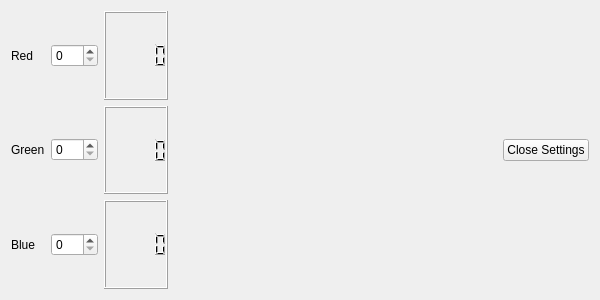
<?xml version="1.0" encoding="UTF-8"?>
<ui version="4.0">
 <class>Settings</class>
 <widget class="QWidget" name="Settings">
  <property name="geometry">
   <rect>
    <x>0</x>
    <y>0</y>
    <width>600</width>
    <height>300</height>
   </rect>
  </property>
  <property name="sizePolicy">
   <sizepolicy hsizetype="Fixed" vsizetype="Fixed">
    <horstretch>0</horstretch>
    <verstretch>0</verstretch>
   </sizepolicy>
  </property>
  <property name="minimumSize">
   <size>
    <width>600</width>
    <height>300</height>
   </size>
  </property>
  <property name="maximumSize">
   <size>
    <width>600</width>
    <height>300</height>
   </size>
  </property>
  <property name="windowTitle">
   <string>Form</string>
  </property>
  <layout class="QHBoxLayout" name="horizontalLayout_4">
   <item>
    <layout class="QVBoxLayout" name="verticalLayout">
     <item>
      <layout class="QHBoxLayout" name="horizontalLayout">
       <item>
        <widget class="QLabel" name="label_red">
         <property name="text">
          <string>Red  </string>
         </property>
        </widget>
       </item>
       <item>
        <widget class="QSpinBox" name="spinBox_red">
         <property name="maximum">
          <number>255</number>
         </property>
        </widget>
       </item>
       <item>
        <widget class="QLCDNumber" name="lcd_red"/>
       </item>
      </layout>
     </item>
     <item>
      <layout class="QHBoxLayout" name="horizontalLayout_2">
       <item>
        <widget class="QLabel" name="label_green">
         <property name="text">
          <string>Green</string>
         </property>
        </widget>
       </item>
       <item>
        <widget class="QSpinBox" name="spinBox_green">
         <property name="maximum">
          <number>255</number>
         </property>
        </widget>
       </item>
       <item>
        <widget class="QLCDNumber" name="lcd_green"/>
       </item>
      </layout>
     </item>
     <item>
      <layout class="QHBoxLayout" name="horizontalLayout_3">
       <item>
        <widget class="QLabel" name="label_blue">
         <property name="text">
          <string>Blue </string>
         </property>
        </widget>
       </item>
       <item>
        <widget class="QSpinBox" name="spinBox_blue">
         <property name="maximum">
          <number>255</number>
         </property>
        </widget>
       </item>
       <item>
        <widget class="QLCDNumber" name="lcd_blue"/>
       </item>
      </layout>
     </item>
    </layout>
   </item>
   <item>
    <spacer name="horizontalSpacer">
     <property name="orientation">
      <enum>Qt::Horizontal</enum>
     </property>
     <property name="sizeHint" stdset="0">
      <size>
       <width>40</width>
       <height>20</height>
      </size>
     </property>
    </spacer>
   </item>
   <item>
    <widget class="QPushButton" name="pushButton_close">
     <property name="text">
      <string>Close Settings</string>
     </property>
    </widget>
   </item>
  </layout>
 </widget>
 <resources/>
 <connections/>
</ui>
